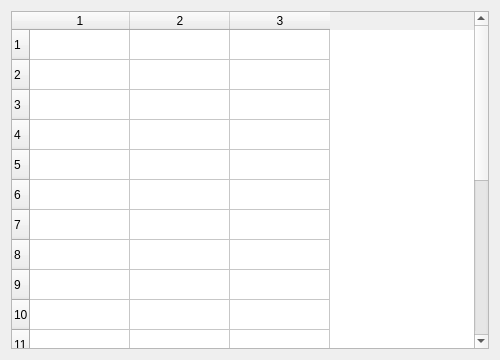
<?xml version="1.0" encoding="UTF-8"?>
<ui version="4.0"><class>Dialog</class><widget class="QDialog" name="Dialog"><property name="geometry"><rect><x>0</x><y>0</y><width>500</width><height>360</height></rect></property><property name="windowTitle"><string>Table 20x3</string></property><layout class="QVBoxLayout" name="verticalLayout"><property name="leftMargin"><number>11</number></property><property name="topMargin"><number>11</number></property><property name="rightMargin"><number>11</number></property><property name="bottomMargin"><number>11</number></property><property name="spacing"><number>6</number></property><item><widget class="QTableWidget" name="table"><property name="rowCount"><number>20</number></property><property name="columnCount"><number>3</number></property></widget></item></layout></widget></ui>
